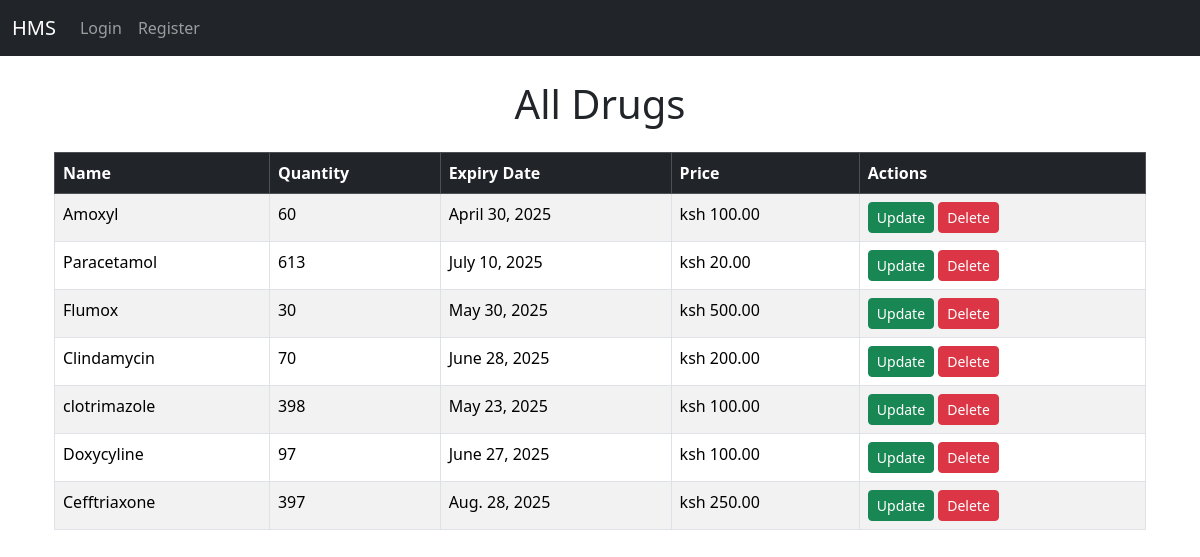
The app's page /drugs/drugs/, older data.
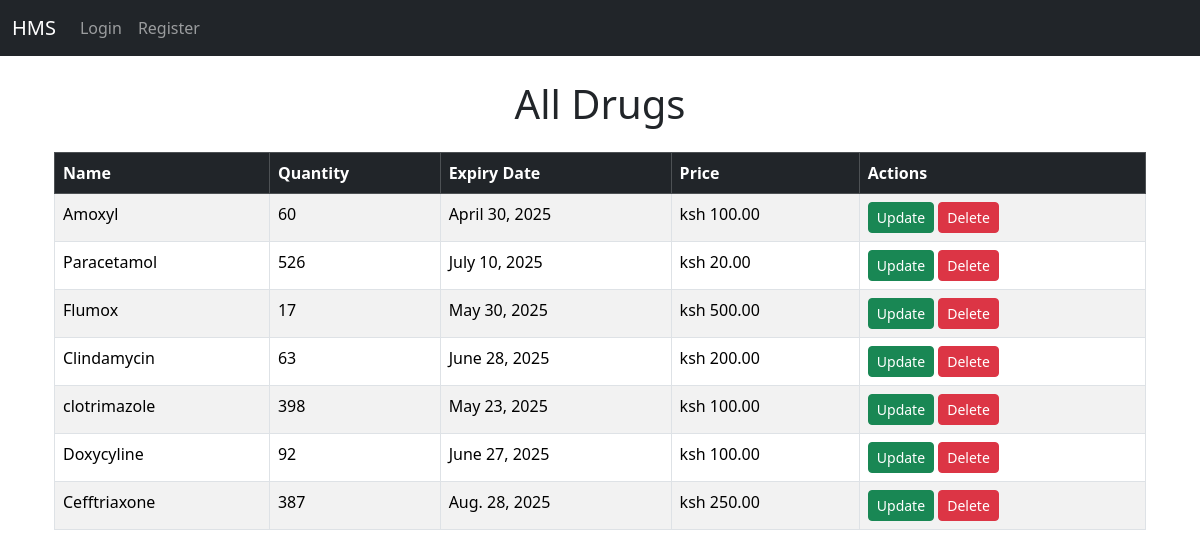
The same page, newer data.
### drugs/models.py (models this page shows, shortened)
class Drug(models.Model):
    name = models.CharField(max_length=100)
    quantity = models.IntegerField()
    expiry_date = models.DateField()
    price = models.DecimalField(max_digits=10, decimal_places=2)

### drugs/views.py (the view)
# urls.py: path('drugs/', views.all_drugs, name='all_drugs'),
def all_drugs(request):
    drugs = Drug.objects.all()
    return render(request, 'drugs/home.html', {'drugs': drugs})

### templates/drugs/home.html (shortened to what this page needs)
{% extends 'base.html' %}
{% block content %}
<h1 class="text-center mb-4">All Drugs</h1>
<div class="container">
    <div class="table-responsive">
        <table class="table table-bordered table-striped">
            <thead class="table-dark">
                <tr>
                    <th>Name</th>
                    <th>Quantity</th>
                    <th>Expiry Date</th>
                    <th>Price</th>
                    <th>Actions</th>
                </tr>
            </thead>
            <tbody>
                {% for drug in drugs %}
                <tr>
                    <td>{{ drug.name }}</td>
                    <td>{{ drug.quantity }}</td>
                    <td>{{ drug.expiry_date }}</td>
                    <td>ksh {{ drug.price }}</td>
                    <td>
                        <a href="{% url 'drug_update' drug.id %}" class="btn btn-success btn-sm">Update</a>
                        <a href="{% url 'drug_delete' drug.id %}" class="btn btn-danger btn-sm">Delete</a>
                    </td>
                </tr>
                {% empty %}
                <tr>
                    <td colspan="5" class="text-center">No drugs available.</td>
                </tr>
                {% endfor %}
            </tbody>
        </table>
    </div>
</div>
{% endblock %}

Row changes from the older to the newer data that the page shows:
changed Drug "Paracetamol": quantity "613" → "526"
changed Drug "Flumox": quantity "30" → "17"
changed Drug "Clindamycin": quantity "70" → "63"
changed Drug "Doxycyline": quantity "97" → "92"
changed Drug "Cefftriaxone": quantity "397" → "387"
